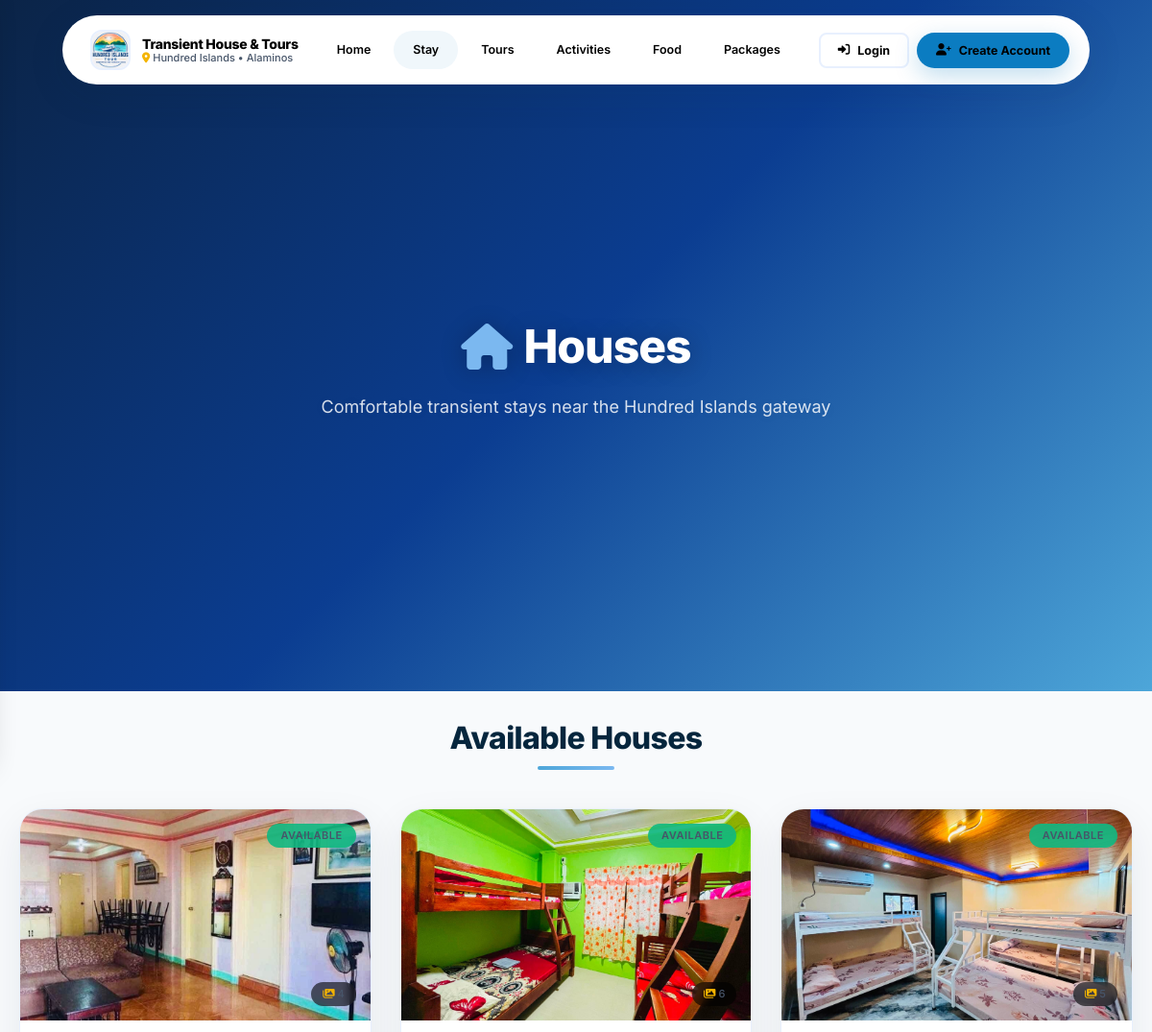
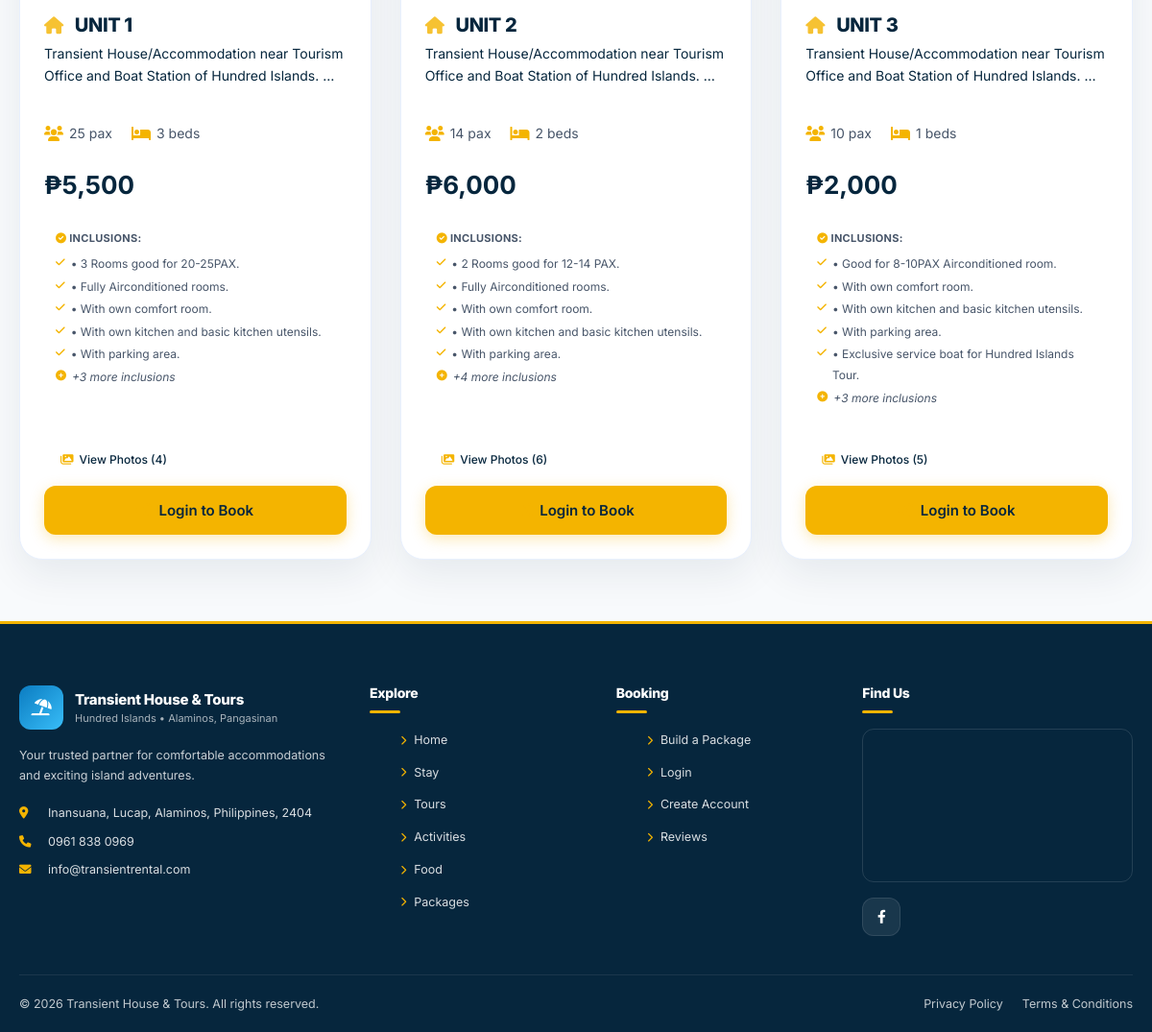
The page /houses.php on the database its author committed (2 pictures, top to bottom).
### tables this page shows
CREATE TABLE `houses` (
  `id` int(11) NOT NULL,
  `house_name` varchar(200) NOT NULL,
  `description` text DEFAULT NULL,
  `price_per_night` decimal(10,2) NOT NULL,
  `capacity` int(11) NOT NULL,
  `bedrooms` int(11) DEFAULT NULL,
  `amenities` text DEFAULT NULL,
  `status` enum('available','booked','maintenance') DEFAULT 'available',
  `image` varchar(255) DEFAULT NULL,
  `created_at` timestamp NOT NULL DEFAULT current_timestamp()
);

### houses.php (the view, shortened to what this page needs)
<?php
require_once 'database.php';
try {
    $pdo->exec("CREATE TABLE IF NOT EXISTS blocked_dates (
        id INT AUTO_INCREMENT PRIMARY KEY,
        item_type ENUM('house', 'tour') NOT NULL,
        item_id INT NOT NULL,
        block_date DATE NOT NULL,
        reason VARCHAR(255) DEFAULT NULL,
        block_type ENUM('walk_in', 'maintenance', 'special_occasion', 'owner_use', 'other') DEFAULT 'walk_in',
        blocked_by INT DEFAULT NULL,
        created_at DATETIME DEFAULT CURRENT_TIMESTAMP,
        UNIQUE KEY unique_block (item_type, item_id, block_date),
        INDEX idx_item (item_type, item_id, block_date)
    ) ENGINE=InnoDB DEFAULT CHARSET=utf8mb4");
} catch(PDOException $e) {}
$houses = $pdo->query("SELECT * FROM houses ORDER BY id")->fetchAll();
$house_gallery = [];
foreach($houses as $house) {
    $stmt = $pdo->prepare("SELECT * FROM house_gallery WHERE house_id = ? ORDER BY is_main DESC, sort_order ASC");
    $stmt->execute([$house['id']]);
    $house_gallery[$house['id']] = $stmt->fetchAll();
}
function getHouseMainImage($house, $gallery) {
    if(!empty($house['image']) && $house['image'] != 'default-house.jpg') {
        $main_path = 'uploads/houses/' . $house['image'];
        $gallery_path = 'uploads/houses/gallery/' . $house['image'];
        if (file_exists($main_path)) return $main_path;
        elseif (file_exists($gallery_path)) return $gallery_path;
    }
    return 'https://via.placeholder.com/600x400/4DA6D9/ffffff?text=House+Image';
}
function parseAmenities($amenities) {
    if (strpos($amenities, "\n") !== false) {
        return array_values(array_filter(array_map('trim', explode("\n", $amenities))));
    }
    return array_values(array_filter(array_map('trim', explode(",", $amenities))));
}
?>
<!DOCTYPE html>
<html lang="en">
<head>
    <link href="https://cdn.jsdelivr.net/npm/bootstrap@5.1.3/dist/css/bootstrap.min.css" rel="stylesheet">
    <link rel="stylesheet" href="https://cdnjs.cloudflare.com/ajax/libs/font-awesome/6.0.0/css/all.min.css">
    <link rel="stylesheet" href="assets/css/design-system.css">
</head>
<body>
<?php include 'components/navbar.php'; ?>
<div class="hero">
    <div class="hero-content">
        <h1><i class="fas fa-home"></i> Houses</h1>
        <p>Comfortable transient stays near the Hundred Islands gateway</p>
    </div>
</div>
<div class="main-container">
    <div class="section-title">
        <h2>Available Houses</h2>
        <div class="underline"></div>
    </div>
    <?php if(empty($houses)): ?>
        <div class="no-houses">
            <i class="fas fa-home"></i>
            <h3>No Houses Available</h3>
            <p>Please check back later or contact us for inquiries.</p>
        </div>
    <?php else: ?>
        <div class="house-grid">
            <?php foreach($houses as $house):
                $gallery = $house_gallery[$house['id']] ?? [];
                $gallery_count = count($gallery);
                $amenities = parseAmenities($house['amenities'] ?? '');
                $display_amenities = array_slice($amenities, 0, 5);
            ?>
            <div class="house-card" onclick="openShopeeView(<?php echo $house['id']; ?>)">
                <div class="house-image-wrapper">
                    <img src="<?php echo getHouseMainImage($house, $gallery); ?>"
                         class="house-image"
                         alt="<?php echo htmlspecialchars($house['house_name']); ?>"
                         onerror="this.src='https://via.placeholder.com/600x400/4DA6D9/ffffff?text=House+Image'">
                    <span class="status-badge status-<?php echo $house['status'] ?? 'available'; ?>">
                        <?php echo ucfirst($house['status'] ?? 'Available'); ?>
                    </span>
                    <?php if($gallery_count > 0): ?>
                    <span class="gallery-count">
                        <i class="fas fa-images"></i> <?php echo $gallery_count; ?>
                    </span>
                    <?php endif; ?>
                </div>
                <div class="house-content">
                    <h3 class="house-name">
                        <i class="fas fa-home"></i>
                        <?php echo htmlspecialchars($house['house_name']); ?>
                    </h3>
                    <?php if(!empty($house['description'])): ?>
                        <div class="house-desc">
                            <?php echo htmlspecialchars(substr($house['description'], 0, 120)) . (strlen($house['description']) > 120 ? '...' : ''); ?>
                        </div>
                    <?php endif; ?>
                    <div class="house-features">
                        <div class="feature">
                            <i class="fas fa-users"></i>
                            <span><?php echo $house['capacity'] ?? 'N/A'; ?> pax</span>
                        </div>
                        <div class="feature">
                            <i class="fas fa-bed"></i>
                            <span><?php echo $house['bedrooms'] ?? 'N/A'; ?> beds</span>
                        </div>
                    </div>
                    <div class="house-price">
                        ₱<?php echo number_format($house['price_per_night']); ?> <small>/night</small>
                    </div>
                    <?php if(!empty($display_amenities)): ?>
                        <div class="amenities-preview">
                            <span class="amenities-title">
                                <i class="fas fa-check-circle"></i> Inclusions:
                            </span>
                            <?php foreach($display_amenities as $amenity): ?>
                                <?php if(!empty($amenity)): ?>
                                    <div class="amenity-line">
                                        <i class="fas fa-check"></i>
                                        <span><?php echo htmlspecialchars($amenity); ?></span>
                                    </div>
                                <?php endif; ?>
                            <?php endforeach; ?>
                            <?php if(count($amenities) > 5): ?>
                                <div class="amenity-line" style="color: rgba(255,255,255,0.65); font-style: italic;">
                                    <i class="fas fa-plus-circle"></i>
                                    <span>+<?php echo count($amenities) - 5; ?> more inclusions</span>
                                </div>
                            <?php endif; ?>
                        </div>
                    <?php endif; ?>
                    <div class="house-actions" onclick="event.stopPropagation();">
                        <?php if($gallery_count > 0): ?>
                        <button class="btn-view-photos" onclick="event.stopPropagation(); openGalleryModal(<?php echo $house['id']; ?>, '<?php echo addslashes($house['house_name']); ?>')">
                            <i class="fas fa-images"></i> View Photos (<?php echo $gallery_count; ?>)
                        </button>
                        <?php endif; ?>
                        <?php if(($house['status'] ?? 'available') == 'available'): ?>
                            <?php if(isset($_SESSION['user_id'])): ?>
                                <button class="btn-book" onclick="event.stopPropagation(); bookHouse(<?php echo $house['id']; ?>, <?php echo $house['price_per_night']; ?>, '<?php echo addslashes($house['house_name']); ?>')">
                                    <i class="fas fa-calendar-check"></i> Book Now
                                </button>
                            <?php else: ?>
                                <a href="login.php?redirect=houses.php" class="btn-book" style="text-decoration: none;" onclick="event.stopPropagation()">
                                    <i class="fas fa-sign-in-alt"></i> Login to Book
                                </a>
                            <?php endif; ?>
                        <?php else: ?>
                            <button class="btn-book" disabled>
                                <i class="fas fa-clock"></i> Not Available
                            </button>
                        <?php endif; ?>
                    </div>
                </div>
            </div>
            <?php endforeach; ?>
        </div>
    <?php endif; ?>
</div>
<?php include 'components/footer.php'; ?>
</body>
</html>

### rows shown on the page
houses: id+image (picture), status "AVAILABLE", house_name "UNIT 1", description "Transient House/Accommodation near Tourism Office and Boat Station of Hundred…", capacity "25", bedrooms "3", price_per_night "5,500", amenities "• 3 Rooms good for 20-25PAX.", amenities "• Fully Airconditioned rooms.", amenities "• With own comfort room.", amenities "• With own kitchen and basic kitchen utensils.", amenities "• With parking area.", count($amenities)-5 "3", id "4", shows "Login to Book"
houses: id+image (picture), status "AVAILABLE", id "6", house_name "UNIT 2", description "Transient House/Accommodation near Tourism Office and Boat Station of Hundred…", capacity "14", bedrooms "2", price_per_night "6,000", amenities "• 2 Rooms good for 12-14 PAX.", amenities "• Fully Airconditioned rooms.", amenities "• With own comfort room.", amenities "• With own kitchen and basic kitchen utensils.", amenities "• With parking area.", count($amenities)-5 "4", shows "Login to Book"
houses: id+image (picture), status "AVAILABLE", id "5", house_name "UNIT 3", description "Transient House/Accommodation near Tourism Office and Boat Station of Hundred…", capacity "10", bedrooms "1", price_per_night "2,000", amenities "• Good for 8-10PAX Airconditioned room.", amenities "• With own comfort room.", amenities "• With own kitchen and basic kitchen utensils.", amenities "• With parking area.", amenities "• Exclusive service boat for Hundred Islands Tour.", count($amenities)-5 "3", shows "Login to Book"

### other values the page prints
$item['label'] "Home"
$item['label'] "Stay"
$item['label'] "Tours"
$item['label'] "Activities"
$item['label'] "Food"
$item['label'] "Packages"
$content['footer']['company_description'] "Your trusted partner for comfortable accommodations and exciting island adventures."
$location_address "Inansuana, Lucap, Alaminos, Philippines, 2404"
$content['footer']['phone'] "0961 838 0969"
$content['footer']['email'] "info@transientrental.com"
